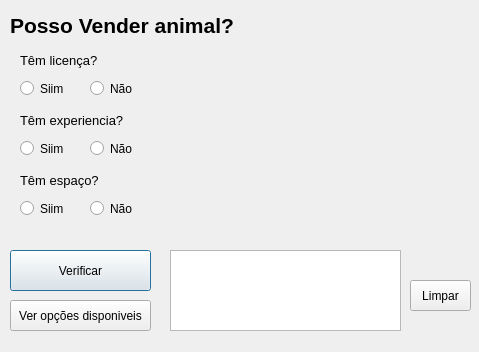
<?xml version="1.0" encoding="UTF-8"?>
<ui version="4.0">
 <class>Dialog</class>
 <widget class="QDialog" name="Dialog">
  <property name="geometry">
   <rect>
    <x>0</x>
    <y>0</y>
    <width>479</width>
    <height>352</height>
   </rect>
  </property>
  <property name="windowTitle">
   <string>Dialog</string>
  </property>
  <property name="windowFilePath">
   <string/>
  </property>
  <widget class="QLabel" name="label_titulo">
   <property name="geometry">
    <rect>
     <x>10</x>
     <y>10</y>
     <width>241</width>
     <height>31</height>
    </rect>
   </property>
   <property name="text">
    <string>&lt;html&gt;&lt;head/&gt;&lt;body&gt;&lt;p&gt;&lt;span style=&quot; font-size:16pt; font-weight:600;&quot;&gt;Posso Vender animal?&lt;/span&gt;&lt;/p&gt;&lt;/body&gt;&lt;/html&gt;</string>
   </property>
  </widget>
  <widget class="QLabel" name="Tem_experiencia">
   <property name="geometry">
    <rect>
     <x>20</x>
     <y>110</y>
     <width>121</width>
     <height>21</height>
    </rect>
   </property>
   <property name="text">
    <string>&lt;html&gt;&lt;head/&gt;&lt;body&gt;&lt;p&gt;&lt;span style=&quot; font-size:10pt;&quot;&gt;Têm experiencia?&lt;/span&gt;&lt;/p&gt;&lt;/body&gt;&lt;/html&gt;</string>
   </property>
  </widget>
  <widget class="QLabel" name="Tem_espaco">
   <property name="geometry">
    <rect>
     <x>20</x>
     <y>170</y>
     <width>121</width>
     <height>21</height>
    </rect>
   </property>
   <property name="text">
    <string>&lt;html&gt;&lt;head/&gt;&lt;body&gt;&lt;p&gt;&lt;span style=&quot; font-size:10pt;&quot;&gt;Têm espaço?&lt;/span&gt;&lt;/p&gt;&lt;/body&gt;&lt;/html&gt;</string>
   </property>
  </widget>
  <widget class="QTextEdit" name="mostrar_resultado">
   <property name="geometry">
    <rect>
     <x>170</x>
     <y>250</y>
     <width>231</width>
     <height>81</height>
    </rect>
   </property>
  </widget>
  <widget class="QPushButton" name="Botao_verificar">
   <property name="geometry">
    <rect>
     <x>10</x>
     <y>250</y>
     <width>141</width>
     <height>41</height>
    </rect>
   </property>
   <property name="text">
    <string>Verificar</string>
   </property>
  </widget>
  <widget class="QPushButton" name="botao_opcoes">
   <property name="geometry">
    <rect>
     <x>10</x>
     <y>300</y>
     <width>141</width>
     <height>31</height>
    </rect>
   </property>
   <property name="text">
    <string>Ver opções disponiveis</string>
   </property>
  </widget>
  <widget class="QLabel" name="foto">
   <property name="geometry">
    <rect>
     <x>220</x>
     <y>60</y>
     <width>171</width>
     <height>151</height>
    </rect>
   </property>
   <property name="mouseTracking">
    <bool>false</bool>
   </property>
   <property name="locale">
    <locale language="Portuguese" country="Portugal"/>
   </property>
   <property name="frameShape">
    <enum>QFrame::NoFrame</enum>
   </property>
   <property name="frameShadow">
    <enum>QFrame::Plain</enum>
   </property>
   <property name="lineWidth">
    <number>0</number>
   </property>
   <property name="midLineWidth">
    <number>0</number>
   </property>
   <property name="text">
    <string/>
   </property>
   <property name="textFormat">
    <enum>Qt::RichText</enum>
   </property>
   <property name="pixmap">
    <pixmap>image.jpg</pixmap>
   </property>
   <property name="scaledContents">
    <bool>true</bool>
   </property>
   <property name="wordWrap">
    <bool>false</bool>
   </property>
  </widget>
  <widget class="QPushButton" name="botao_limpar">
   <property name="geometry">
    <rect>
     <x>410</x>
     <y>280</y>
     <width>61</width>
     <height>31</height>
    </rect>
   </property>
   <property name="text">
    <string>Limpar</string>
   </property>
  </widget>
  <widget class="QGroupBox" name="groupBox">
   <property name="geometry">
    <rect>
     <x>10</x>
     <y>50</y>
     <width>131</width>
     <height>61</height>
    </rect>
   </property>
   <property name="styleSheet">
    <string notr="true">QGroupBox {
    border: none;
    margin: 0;
    padding: 0;
}</string>
   </property>
   <property name="title">
    <string/>
   </property>
   <widget class="QRadioButton" name="sim_licenca">
    <property name="geometry">
     <rect>
      <x>10</x>
      <y>30</y>
      <width>82</width>
      <height>17</height>
     </rect>
    </property>
    <property name="text">
     <string>Siim</string>
    </property>
   </widget>
   <widget class="QRadioButton" name="nao_licenca">
    <property name="geometry">
     <rect>
      <x>80</x>
      <y>30</y>
      <width>82</width>
      <height>17</height>
     </rect>
    </property>
    <property name="text">
     <string>Não</string>
    </property>
   </widget>
   <widget class="QLabel" name="Tem_licenca">
    <property name="geometry">
     <rect>
      <x>10</x>
      <y>0</y>
      <width>81</width>
      <height>21</height>
     </rect>
    </property>
    <property name="text">
     <string>&lt;html&gt;&lt;head/&gt;&lt;body&gt;&lt;p&gt;&lt;span style=&quot; font-size:10pt;&quot;&gt;Têm licença?&lt;/span&gt;&lt;/p&gt;&lt;/body&gt;&lt;/html&gt;</string>
    </property>
   </widget>
  </widget>
  <widget class="QGroupBox" name="groupBox_2">
   <property name="geometry">
    <rect>
     <x>10</x>
     <y>130</y>
     <width>131</width>
     <height>41</height>
    </rect>
   </property>
   <property name="styleSheet">
    <string notr="true">QGroupBox {
    border: none;
    margin: 0;
    padding: 0;
}</string>
   </property>
   <property name="title">
    <string/>
   </property>
   <widget class="QRadioButton" name="sim_experiencia">
    <property name="geometry">
     <rect>
      <x>10</x>
      <y>10</y>
      <width>82</width>
      <height>17</height>
     </rect>
    </property>
    <property name="styleSheet">
     <string notr="true">QGroupBox {
    border: none;
    margin: 0;
    padding: 0;
}</string>
    </property>
    <property name="text">
     <string>Siim</string>
    </property>
   </widget>
   <widget class="QRadioButton" name="nao_experiencia">
    <property name="geometry">
     <rect>
      <x>80</x>
      <y>10</y>
      <width>82</width>
      <height>17</height>
     </rect>
    </property>
    <property name="text">
     <string>Não</string>
    </property>
   </widget>
  </widget>
  <widget class="QGroupBox" name="groupBox_3">
   <property name="geometry">
    <rect>
     <x>10</x>
     <y>200</y>
     <width>131</width>
     <height>41</height>
    </rect>
   </property>
   <property name="styleSheet">
    <string notr="true">QGroupBox {
    border: none;
    margin: 0;
    padding: 0;
}</string>
   </property>
   <property name="title">
    <string/>
   </property>
   <widget class="QRadioButton" name="sim_espaco">
    <property name="geometry">
     <rect>
      <x>10</x>
      <y>0</y>
      <width>82</width>
      <height>17</height>
     </rect>
    </property>
    <property name="text">
     <string>Siim</string>
    </property>
   </widget>
   <widget class="QRadioButton" name="nao_espaco">
    <property name="geometry">
     <rect>
      <x>80</x>
      <y>0</y>
      <width>82</width>
      <height>17</height>
     </rect>
    </property>
    <property name="text">
     <string>Não</string>
    </property>
   </widget>
  </widget>
 </widget>
 <resources/>
 <connections/>
</ui>
